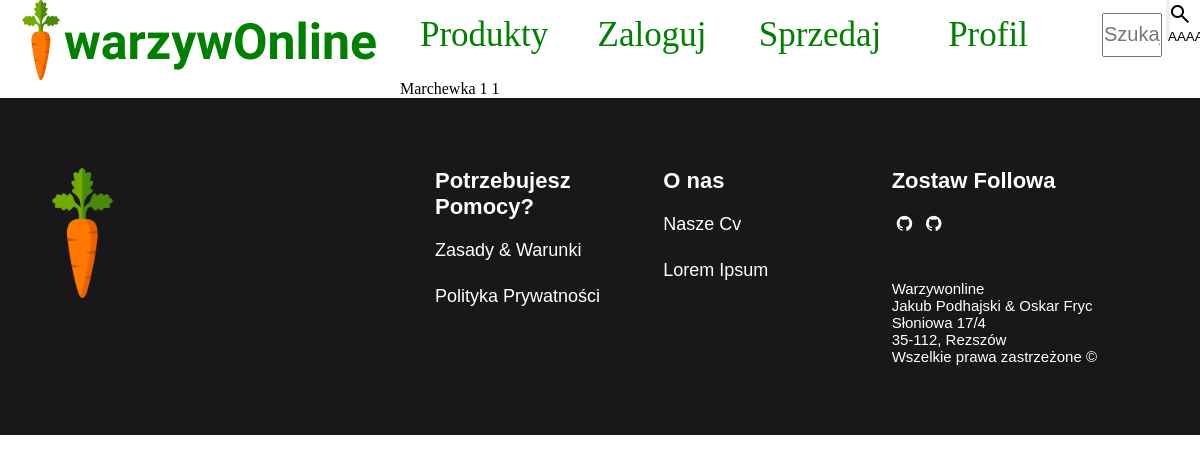
/3/, run on an earlier commit of the app's database.
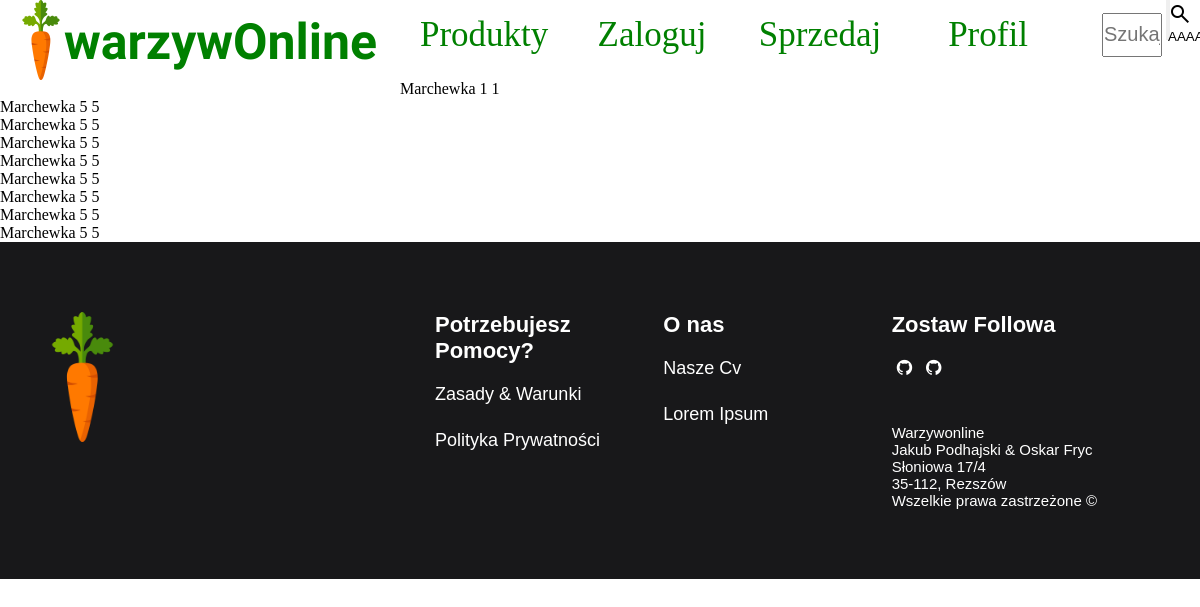
And on a later commit of the database.
### main/models.py (models this page shows, shortened)
class ProductToSell(models.Model):
    product = models.ForeignKey(Product, on_delete=models.CASCADE)
    price = models.IntegerField(
        validators=[MaxValueValidator(99999), MinValueValidator(1)]
    )
    quantity = models.IntegerField(
        validators=[MaxValueValidator(999), MinValueValidator(1)]
    )

class Product(models.Model):
    name = models.CharField(max_length=20)
    category = models.ManyToManyField(Category)

### main/views.py (the view)
# urls.py: path("<int:id>/", views.product_page, name="product_page"),
def product_page(request, id):
    products_to_sell = ProductToSell.objects.filter(product_id=id)
    return render(
        request, "main/product_page.html", {"products_to_sell": products_to_sell}
    )

### main/templates/main/product_page.html
{% extends "main/base.html" %}
{% block content %}
{% for product in products_to_sell %}
<div>{{ product.product.name}}
    {{ product.price}}
    {{ product.quantity}}
</div>
{% endfor %}
{% endblock %}

### main/templates/main/base.html (shortened to what this page needs)
{% load static %}
<!DOCTYPE HTML>
<html lang="pl">
<head>
    <link rel="stylesheet" href="{%static 'main\style.css'%}?{% now 'U' %}">
    <link rel="stylesheet" href="https://cdnjs.cloudflare.com/ajax/libs/font-awesome/4.7.0/css/font-awesome.min.css">
</head>
<body>
    <header class="main_header">
        <a class="header_logo" href="{% url 'main:main' %}">
            <img class="header_logo_img" src="{% static 'main/img/carrot.png' %}">
            <h1>warzywOnline</h1>
        </a>
        <nav class="header_nav">
            <ol class="main_list">
                <li><a href="{% url 'main:all_products' %}">Produkty</a>
                </li>
                {% if user.is_authenticated %}
                <li><a href="{% url 'users:logout' %}">Wyloguj</a></li>
                {% else %}
                <li><a href="{% url 'users:login' %}">Zaloguj
                    </a></li>
                {% endif %}
                <li><a href="{% url 'main:sell' %}">Sprzedaj</a>
                </li>
                <li><a href="{% url 'main:account' %}"> Profil</a></li>
                <form method="POST" action="{% url 'main:search_product' %}">
                    <input placeholder="Szukaj" name="searched">
                    <button class="submit"><span class="material-symbols-outlined">
                        </span> AAAA</button>
                </form>
            </ol>
        </nav>
    </header>
    <main class="main_content">
        {% block content %}
        {% endblock %}
        <footer>
            <div class="footer">
                <div class="inner_footer">
                    <div class="logo_container">
                        <img src="{% static 'main/img/carrot.png' %}">
                    </div>
                    <div class="footer_third">
                        <h1>Potrzebujesz Pomocy?</h1>
                        <a href="#">Zasady &amp Warunki</a>
                        <a href="#">Polityka Prywatności</a>
                    </div>
                    <div class="footer_third">
                        <h1>O nas</h1>
                        <a href="#">Nasze Cv</a>
                        <a href="#">Lorem Ipsum</a>
                    </div>
                    <div class="footer_third">
                        <h1>Zostaw Followa</h1>
                        <li><a href="https://github.com/podhay123"><i class="fa fa-github"></i></a></li>
                        <li><a href="https://github.com/raksOtoOskar"><i class="fa fa-github"></i></a></li>
                        <span>
                            Warzywonline<br>
                            Jakub Podhajski & Oskar Fryc<br>
                            Słoniowa 17/4<br>
                            35-112, Rezszów<br>
                            Wszelkie prawa zastrzeżone ©<br>
                        </span>
                    </div>
                </div>
            </div>
        </footer>
</body>
</html>

### main/static/main/style.css (style rules this page uses)
* { margin: 0; padding: 0; list-style: none; text-decoration: none; }
.main_header { width: 100%; height: 80px; display: block; background-color: white; text-align: center; }
.header_logo { height: 100%; display: table; float: left; width: 400px; }
.header_logo_img { height: 80px; padding-left: 20px; }
.header_logo h1 { font-family: 'Cabin Sketch', cursive; color: green; height: 100%; font-size: 50px; display: table-cell; vertical-align: middle; padding-right: 20px; }
.header_nav { text-align: center; height: 100%; display: block; }
.main_list>li { float: left; background-color: white; width: calc((19% - 100px)); height: 100%; font-size: 35px; text-align: center; padding: 0 20px; padding-top: 10px; vertical-align: middle; margin-top: 2px; position: relative; }
.main_list a { vertical-align: middle; color: green; }
.main_list>form>input { margin-top: 2px; width: calc((13% - 100px)); height: 40px; transition: width 0.4s ease-in-out; font-size: 20px; }
.main_list>form>button { width: calc((8% - 100px)); height: 40px; }
.footer { width: 100vw; display: block; overflow: hidden; padding: 70px 0; box-sizing: border-box; background-color: #18181a; }
.inner_footer { display: block; margin: 0 auto; width: 1100px; height: 100%; }
.inner_footer .logo_container { width: 35%; float: left; display: block; }
.inner_footer .logo_container img { width: 65px; height: auto; }
.inner_footer .footer_third { width: calc(21.66666666666667% - 20px); margin-right: 10px; float: left; height: 100%; }
.inner_footer .footer_third:last-child { margin-right: 0; }
.inner_footer .footer_third h1 { font-family: 'arial'; font-size: 22px; color: white; display: block; width: 100%; margin-bottom: 20px; }
.inner_footer .footer_third a { font-family: 'arial'; font-size: 18px; color: white; display: block; font-weight: 200; width: 100%; margin-bottom: 20px; padding-bottom: 5px; }
.inner_footer .footer_third li { display: inline-block; padding: 0 5px; font-size: 20px; }
.inner_footer .footer_third span { color: white; font-family: 'arial'; font-size: 15px; font-weight: 200; display: block; width: 100%; padding-top: 20px; }

What changed in the data, as far as the page shows it:
added ProductToSell: product.name "Marchewka", price "5", quantity "5"
added ProductToSell: product.name "Marchewka", price "5", quantity "5"
added ProductToSell: product.name "Marchewka", price "5", quantity "5"
added ProductToSell: product.name "Marchewka", price "5", quantity "5"
added ProductToSell: product.name "Marchewka", price "5", quantity "5"
added ProductToSell: product.name "Marchewka", price "5", quantity "5"
added ProductToSell: product.name "Marchewka", price "5", quantity "5"
added ProductToSell: product.name "Marchewka", price "5", quantity "5"
